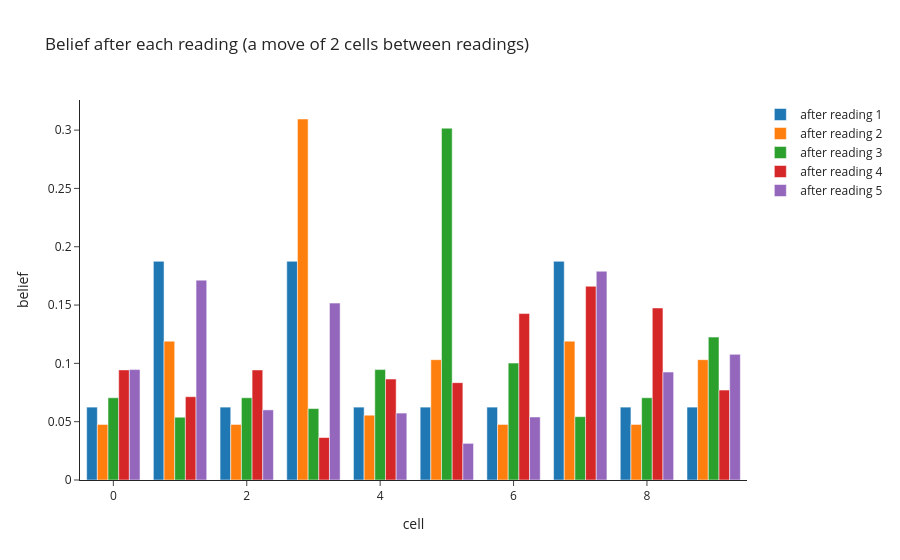

Source (notebook cell):
### Markdown cell above
## 4. Try it: a different reading sequence

Change `readings` (1 = door, 0 = wall) and see how the belief changes after each move of 2 cells.

### Code cell
readings = [1, 1, 0, 0, 1]
bel = read(b0, readings[0])
beliefs = [bel]
for z in readings[1:]:
    bel = read(bel @ T, z)
    beliefs.append(bel)
fig = go.Figure([go.Bar(x=list(range(N)), y=b, name=f"after reading {k + 1}") for k, b in enumerate(beliefs)])
fig.update_layout(barmode="group", template="simple_white", xaxis_title="cell", yaxis_title="belief",
                  title="Belief after each reading (a move of 2 cells between readings)")
fig.show()

### Figure 1 — Plotly figure (JSON) as saved in the notebook; plotly's stock layout.template omitted (floating-point values rounded to 4 significant figures)
{"data": [{"name": "after reading 1", "type": "bar", "x": [0, 1, 2, 3, 4, 5, 6, 7, 8, 9], "y": [0.0625, 0.1875, 0.0625, 0.1875, 0.0625, 0.0625, 0.0625, 0.1875, 0.0625, 0.0625]}, {"name": "after reading 2", "type": "bar", "x": [0, 1, 2, 3, 4, 5, 6, 7, 8, 9], "y": [0.04762, 0.119, 0.04762, 0.3095, 0.05556, 0.1032, 0.04762, 0.119, 0.04762, 0.1032]}, {"name": "after reading 3", "type": "bar", "x": [0, 1, 2, 3, 4, 5, 6, 7, 8, 9], "y": [0.07053, 0.05383, 0.07053, 0.06125, 0.09466, 0.3016, 0.1002, 0.05429, 0.07053, 0.1225]}, {"name": "after reading 4", "type": "bar", "x": [0, 1, 2, 3, 4, 5, 6, 7, 8, 9], "y": [0.09441, 0.07141, 0.09435, 0.03642, 0.08655, 0.08347, 0.1427, 0.1661, 0.1475, 0.07709]}, {"name": "after reading 5", "type": "bar", "x": [0, 1, 2, 3, 4, 5, 6, 7, 8, 9], "y": [0.09468, 0.1714, 0.06013, 0.1517, 0.05739, 0.03142, 0.05404, 0.179, 0.09256, 0.1077]}], "layout": {"barmode": "group", "title": {"text": "Belief after each reading (a move of 2 cells between readings)"}, "xaxis": {"title": {"text": "cell"}}, "yaxis": {"title": {"text": "belief"}}}}
